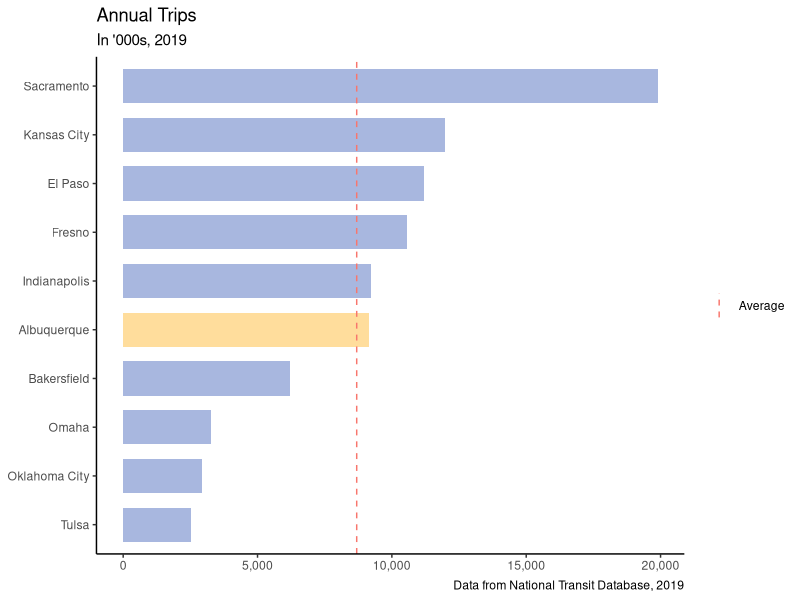
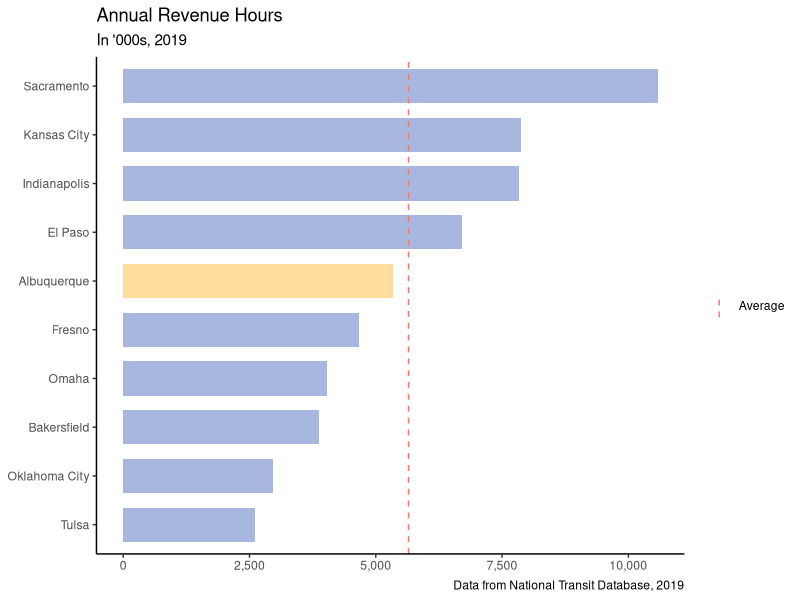
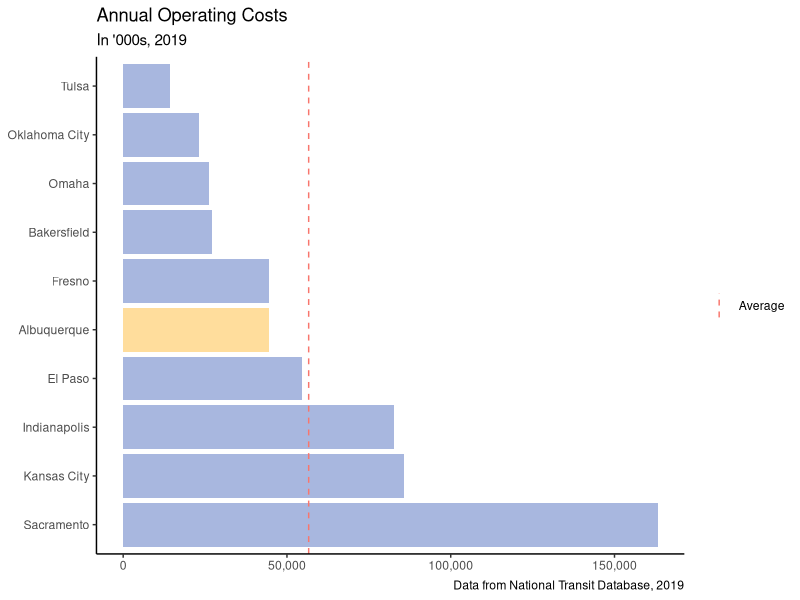
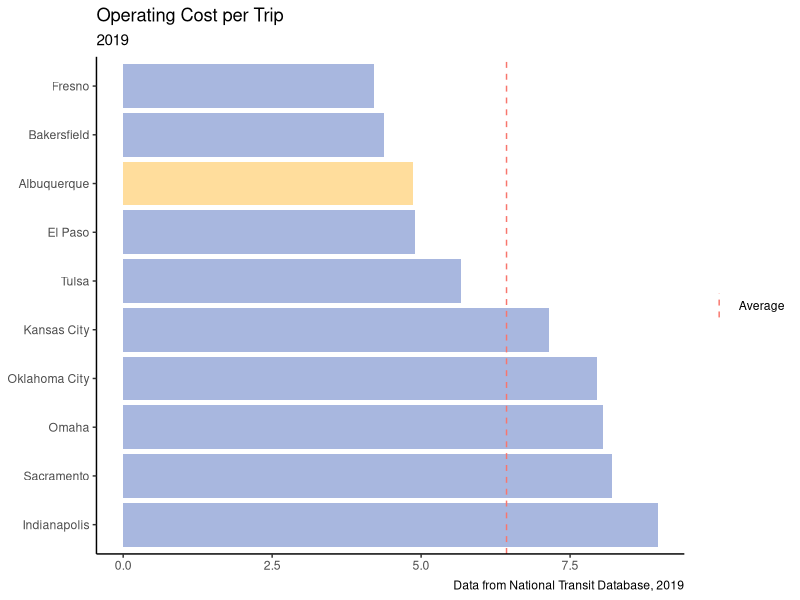
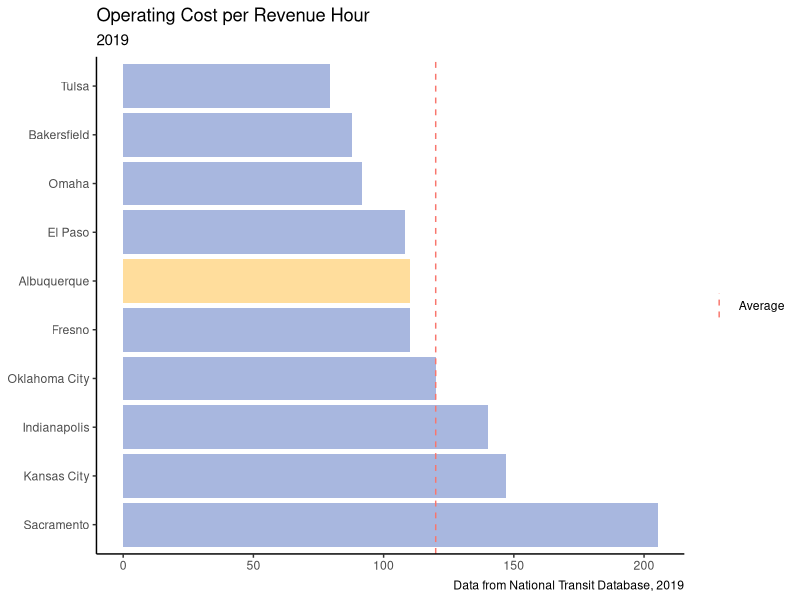
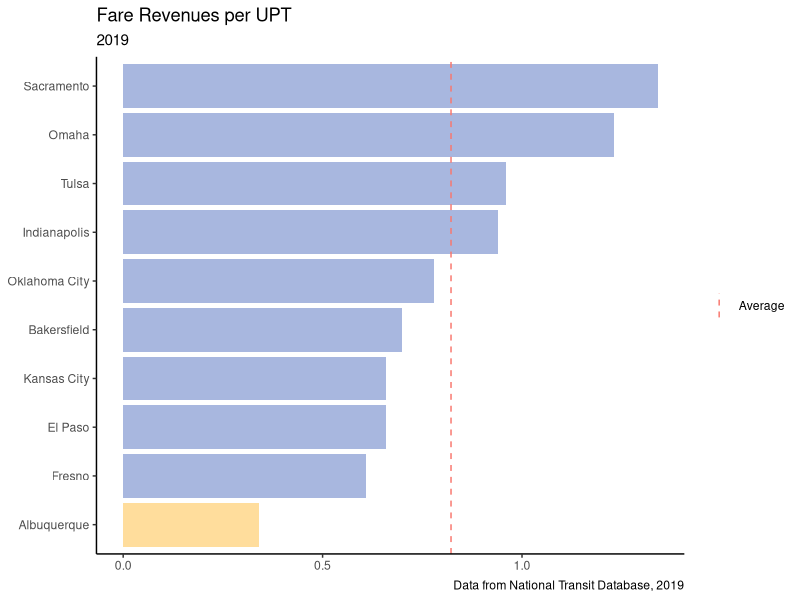
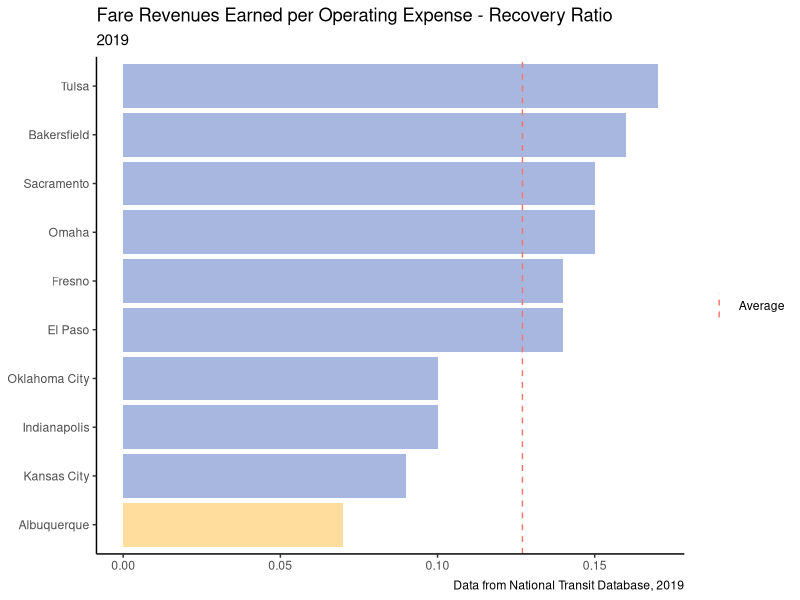
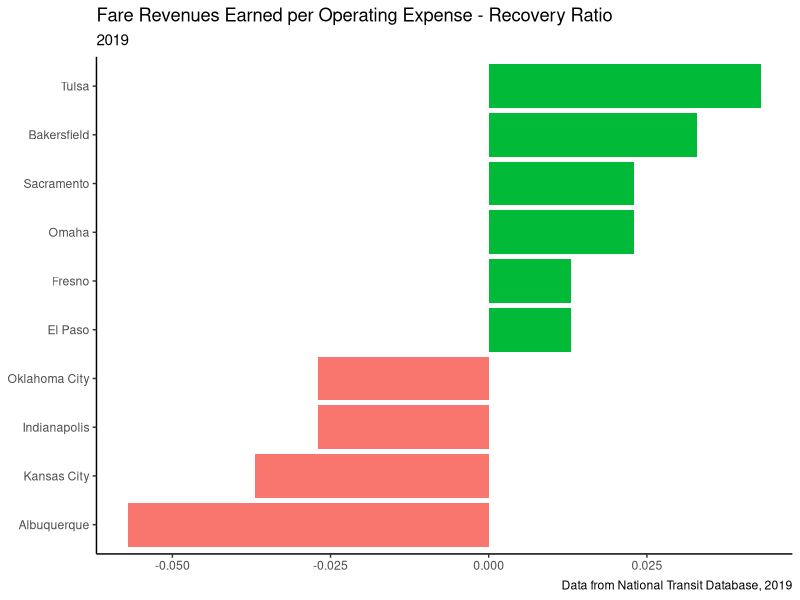

The R source for these figures, in order:
## ---- chunk 1
knitr::opts_chunk$set(echo = TRUE)
library(tidyverse)
library(readxl)
library(forcats)
library(scales)
library(stringr)
library(viridis)
## ---- chunk 2
theme_classic_transit <- function(base_size = 11, 
                                  # base_family = "sans",
                          base_line_size = base_size / 22,
                          base_rect_size = base_size / 22) {
  # Starts with theme_bw and remove most parts
  theme_classic(
    base_size = base_size,
    # base_family = base_family,
    base_line_size = base_line_size,
    base_rect_size = base_rect_size
  ) %+replace%
    theme(
      axis.title        = element_blank(),
      # axis.line.y.left  = element_blank(),
      legend.background = element_blank(),
      legend.key        = element_blank(),
      # plot.title        = element_text(hjust = 0),
      # plot.subtitle     = element_text(hjust = 0),
      panel.background  = element_blank(),
      panel.border      = element_blank(),
      panel.grid.major  = element_blank(),
      panel.grid.minor  = element_blank(),
      strip.background  = element_blank(),
      plot.background   = element_blank(),
      complete = TRUE
    )
}
## ---- chunk 3
# Load the raw data.

service_2019 <- read_excel("2019Service.xlsx")
service_2019_df <- service_2019 %>%
  select(
    "NTD ID",
    "Agency Name",
    "Time Period",
    "Mode",
    "TOS",
    "Vehicles/Passenger Cars Operated in Maximum Service",
    "Vehicles/Passenger Cars Available for Maximum Service",
    "Actual Vehicle/Passenger Car Miles",
    "Actual Vehicle/Passenger Car Revenue Miles",
    "Actual Vehicle/Passenger Car Deadhead Miles",
    "Actual Vehicle/Passenger Car Hours",
    "Actual Vehicle/Passenger Car Revenue Hours",
    "Actual Vehicle/Passenger Car Deadhead Hours",
    "Passenger Miles",
  ) %>%
  rename(
    ntd_id = "NTD ID",
    agency_name = "Agency Name",
    time_period = "Time Period",
    mode = "Mode",
    tos = "TOS",
    vechicles_op_max_service = "Vehicles/Passenger Cars Operated in Maximum Service",
    vehicles_avail_max_service = "Vehicles/Passenger Cars Available for Maximum Service",
    actual_vehicle_car_miles = "Actual Vehicle/Passenger Car Miles",
    actual_vehicle_car_revenue_miles = "Actual Vehicle/Passenger Car Revenue Miles",
    actual_vehicle_car_deadhead_miles = "Actual Vehicle/Passenger Car Deadhead Miles",
    actual_vehicle_car_hours = "Actual Vehicle/Passenger Car Hours",
    actual_vehicle_car_revenue_hours = "Actual Vehicle/Passenger Car Revenue Hours",
    actual_vehicle_car_deadhead_hours = "Actual Vehicle/Passenger Car Deadhead Hours",
    passenger_miles = "Passenger Miles",
  ) %>%
  filter(
    time_period == "Annual Total",
    !mode %in% c("CR", "DR", "DT", "FB", "VP"),
    tos == "DO",
    ntd_id %in% c(60019, 60006, 90033, 90032, 
                  90045, 90019, 50050, 80005, 60018,
                  70005, 70035, 60048, 60017, 70002, 
                  90027, 90004)
    ) %>%
  as.data.frame(
  ) %>%
  mutate_at(., 
    "ntd_id", as.numeric
  )

service_2019_df

op_costs_2019 <- read_excel("2019OperatingExpenses.xlsx")

op_costs_2019_df <- op_costs_2019 %>%
  select(
    "NTD ID",
    "Agency Name",
    "Mode",
    "TOS",
    "Operating Expense Type",
    "Total Operating Expenses",
    "ADA Related Expenses"
  ) %>%
  rename(
    ntd_id = "NTD ID",
    agency_name = "Agency Name",
    mode = "Mode",
    tos = "TOS",
    operating_expense_type = "Operating Expense Type",
    total_operating_expenses = "Total Operating Expenses"
  ) %>%
  filter(
      operating_expense_type == "Total",
      !mode %in% c("CR", "DR", "DT", "FB", "VP"),
      tos == "DO",
      ntd_id %in% c(60019, 60006, 90033, 90032, 
                    90045, 90019, 50050, 80005, 60018,
                    70005, 70035, 60048, 60017, 70002, 
                    90027, 90004)
  ) %>%
  as.data.frame(
  ) %>%
  mutate_at(., 
    "ntd_id", as.numeric
  )

op_costs_2019_df

ntd_metrics <- read.csv("NTD_Metrics.csv")
ntd_metrics_df <- ntd_metrics %>%
  select(
    Agency,
    City,
    NTD.ID,
    Agency.VOMS,
    Mode,
    TOS,
    Mode.VOMS,
    Fare.Revenues.per.Unlinked.Passenger.Trip,
    Fare.Revenues.per.Total.Operating.Expense..Recovery.Ratio.,
    Cost.per..Hour,
    Passengers.per.Hour,
    Cost.per.Passenger,
    Cost.per.Passenger.Mile,
    Fare.Revenues.Earned,
    Unlinked.Passenger.Trips,
    Vehicle.Revenue.Hours,
    Vehicle.Revenue.Miles
  ) %>%
  rename(
    agency_name = Agency,
    city = City,
    ntd_id = NTD.ID,
    agency_voms = Agency.VOMS,
    mode = Mode,
    tos = TOS,
    mode_voms = Mode.VOMS,
    fare_revenues_per_unlinked_passenger_trip = Fare.Revenues.per.Unlinked.Passenger.Trip,
    fare_revenues_per_total_operating_expense_recover_ratio = Fare.Revenues.per.Total.Operating.Expense..Recovery.Ratio.,
    cost_per_hour = Cost.per..Hour,
    passengers_per_hour = Passengers.per.Hour,
    cost_per_passenger = Cost.per.Passenger,
    cost_per_passenger_mile = Cost.per.Passenger.Mile,
    fare_revenues_earned = Fare.Revenues.Earned,
    unlinked_passenger_trips = Unlinked.Passenger.Trips,
    vehicle_revenue_hours = Vehicle.Revenue.Hours,
    vehicle_revenue_miles = Vehicle.Revenue.Miles    
  ) %>%
  filter(
      !mode %in% c("CR", "DR", "DT", "FB", "VP"),
      tos == "DO",
      ntd_id %in% c(60019, 60006, 90033, 90032, 
                    90045, 90019, 50050, 80005, 60018,
                    70005, 70035, 60048, 60017, 70002, 
                    90027, 90004)
  ) %>%
  as.data.frame(
  ) %>%
  mutate_at(., 
    c("ntd_id"), as.numeric
  )

ntd_metrics_df

# join dfs

service_costs <- inner_join(service_2019_df, op_costs_2019_df)
service_costs_metrics <- inner_join(service_costs, ntd_metrics_df, by = c("ntd_id", "mode")) %>%
  rename(
    agency_name = agency_name.x,
    tos = tos.x
  ) %>%
  select(
    -agency_name.y,
    tos.y
  )

service_costs_metrics$agency_name <- as.factor(service_costs_metrics$agency_name)
service_costs_metrics

all_service_metrics_fin <- service_costs_metrics %>%
  mutate(
    agency_name = recode_factor(agency_name, 
                                "Indianapolis and Marion County Public Transportation" = "Indianapolis",
                                "City of El Paso" = "El Paso",
                                "Central Oklahoma Transportation and Parking Authority" = "Oklahoma City",
                                "Metropolitan Tulsa Transit Authority" = "Tulsa",
                                "City of Albuquerque" = "Albuquerque",
                                "Transit Authority of Omaha" = "Omaha",
                                "Kansas City Area Transportation Authority" = "Kansas City",
                                "Golden Empire Transit District" = "Bakersfield", 
                                "Sacramento Regional Transit District" = "Sacramento",
                                "City of Fresno" = "Fresno")
  ) %>%
  mutate_all(funs(gsub(",","",.))
  ) %>%
  mutate_at(., c("fare_revenues_per_unlinked_passenger_trip", "cost_per_hour", "cost_per_passenger", "cost_per_passenger_mile", "fare_revenues_earned"), funs(str_remove_all(., "[$]"))
  ) %>%
  mutate_at(., 
    c("ntd_id", "agency_voms", "mode_voms", "fare_revenues_per_total_operating_expense_recover_ratio", 
      "passengers_per_hour", "unlinked_passenger_trips", "vehicle_revenue_hours", "vehicle_revenue_miles",
      "total_operating_expenses", "vechicles_op_max_service", "vehicles_avail_max_service", "actual_vehicle_car_miles",
      "actual_vehicle_car_revenue_miles", "actual_vehicle_car_deadhead_miles", "actual_vehicle_car_hours", "actual_vehicle_car_revenue_hours",
      "actual_vehicle_car_deadhead_hours", "passenger_miles", "fare_revenues_per_unlinked_passenger_trip", "cost_per_hour", "cost_per_passenger", "cost_per_passenger_mile", "fare_revenues_earned"), 
    as.numeric
  ) 


str(all_service_metrics_fin)

    
## ---- chunk 4
#, fig.width = 10
# service metrics
service_size_metrics <- all_service_metrics_fin %>%
  group_by(
    agency_name
  ) %>%
  summarize(
    total_upt = sum(unlinked_passenger_trips)/1000
  ) %>%
  mutate(
    agency_name = fct_reorder(agency_name, total_upt),
    avg_upt = mean(total_upt)
  )
 
avg_upt <- service_size_metrics$total_upt
  ggplot(data=service_size_metrics, aes(x = total_upt, y = agency_name, fill=factor(ifelse(agency_name=="Albuquerque","abq","nonabq")))) +
  geom_col(stat="identity", width = 0.70, position = position_dodge(), alpha = 1) +
  scale_fill_manual(name = "agency_name", values=c("#FFDD9C","#A8B7DF")) +
  geom_vline(aes(xintercept = avg_upt, color = "Average"), linetype = "dashed") +
  labs(title = "Annual Trips",
       subtitle = "In '000s, 2019",
       y = "",
       caption = "Data from National Transit Database, 2019") +
  guides(fill=FALSE) +
  scale_x_continuous(labels = scales::comma) +
  theme_classic_transit() +
  theme(legend.title=element_blank())

## ---- chunk 5
#, fig.width = 10
# annual revenue hours
rev_hours <- all_service_metrics_fin %>%
  group_by(
    agency_name
  ) %>%
  summarize(
    total_vehicle_rev_miles = sum(actual_vehicle_car_revenue_miles)/1000
  ) %>%
  mutate(
    agency_name = fct_reorder(agency_name, total_vehicle_rev_miles),
    avg_rev_miles = mean(total_vehicle_rev_miles)
  )
 
avg_rev_miles <- rev_hours$avg_rev_miles
  ggplot(data=rev_hours, aes(x = total_vehicle_rev_miles, y = agency_name, fill=factor(ifelse(agency_name=="Albuquerque","abq","nonabq")))) +
  geom_col(stat="identity", width = 0.70, position = position_dodge(), alpha = 1) +
  scale_fill_manual(name = "agency_name", values=c("#FFDD9C","#A8B7DF")) +
  geom_vline(aes(xintercept = avg_rev_miles, color = "Average"), linetype = "dashed") +
  labs(title = "Annual Revenue Hours",
       subtitle = "In '000s, 2019",
       y = "",
       caption = "Data from National Transit Database, 2019") +
  guides(fill=FALSE) +
  scale_x_continuous(labels = scales::comma) +
  theme_classic_transit() +
  theme(legend.title=element_blank())

## ---- chunk 6
# operating expenses
summ_op_expenses <- all_service_metrics_fin %>%
  group_by(
    agency_name
  ) %>%
  summarize(
    tot_op_expenses = sum(total_operating_expenses)/1000,
    op_expense_per_upt = tot_op_expenses/(sum(unlinked_passenger_trips)/1000),
    op_expense_per_rev_hour = tot_op_expenses/(sum(vehicle_revenue_hours)/1000)
  ) %>%
  mutate(
    avg_op_expenses = mean(tot_op_expenses),
    avg_op_expense_per_upt = mean(op_expense_per_upt),
    avg_op_expense_per_rev_hour = mean(op_expense_per_rev_hour)
  )

op_expenses <- summ_op_expenses %>%
  mutate(
    agency_name = fct_reorder(agency_name, tot_op_expenses, .desc = TRUE)
  )

op_expenses_per_upt <- summ_op_expenses %>%
  mutate(
    agency_name = fct_reorder(agency_name, op_expense_per_upt, .desc = TRUE)
  )

op_expenses_per_rev_hour <- summ_op_expenses %>%
  mutate(
    agency_name = fct_reorder(agency_name, op_expense_per_rev_hour, .desc = TRUE)
  )
 
avg_op_expenses <- summ_op_expenses$avg_op_expenses
avg_op_expense_per_upt <- summ_op_expenses$avg_op_expense_per_upt
avg_op_expense_per_rev_hour <- summ_op_expenses$avg_op_expense_per_rev_hour


ggplot(data=op_expenses, aes(x = tot_op_expenses, y = agency_name, fill=factor(ifelse(agency_name=="Albuquerque","abq","nonabq")))) +
  geom_col(stat="identity", position = position_dodge(), alpha = 1) +
  scale_fill_manual(name = "agency_name", values=c("#FFDD9C","#A8B7DF")) +
  geom_vline(aes(xintercept = avg_op_expenses, color = "Average"), linetype="dashed") +
  labs(title = "Annual Operating Costs",
       subtitle = "In '000s, 2019",
       y = "",
       caption = "Data from National Transit Database, 2019") +
  guides(fill=FALSE) +
  scale_x_continuous(labels = scales::comma) +
  theme_classic_transit() +
  theme(legend.title=element_blank())
  
  
ggplot(data=op_expenses_per_upt, aes(x = op_expense_per_upt, y = agency_name, fill=factor(ifelse(agency_name=="Albuquerque","abq","nonabq")))) +
  geom_col(stat="identity", position = position_dodge(), alpha = 1) +
  scale_fill_manual(name = "agency_name", values=c("#FFDD9C","#A8B7DF")) +
  geom_vline(aes(xintercept = avg_op_expense_per_upt, color = "Average"), linetype="dashed") +
  labs(title = "Operating Cost per Trip",
       subtitle = "2019",
       y = "",
       caption = "Data from National Transit Database, 2019") +
  guides(fill=FALSE) +
  scale_x_continuous(labels = scales::comma) +
  theme_classic_transit() +
  theme(legend.title=element_blank())


ggplot(data=op_expenses_per_rev_hour, aes(x = op_expense_per_rev_hour, y = agency_name, fill=factor(ifelse(agency_name=="Albuquerque","abq","nonabq")))) +
  geom_col(stat="identity", position = position_dodge(), alpha = 1) +
  scale_fill_manual(name = "agency_name", values=c("#FFDD9C","#A8B7DF")) +
  geom_vline(aes(xintercept = avg_op_expense_per_rev_hour, color = "Average"), linetype="dashed") +
  labs(title = "Operating Cost per Revenue Hour",
       subtitle = "2019",
       y = "",
       caption = "Data from National Transit Database, 2019") +  guides(fill=FALSE) +
  scale_x_continuous(labels = scales::comma) +
  theme_classic_transit() +
  theme(legend.title=element_blank())


# 
  
## ---- chunk 7
# Revenues earned 

summ_revs_earned <- all_service_metrics_fin %>%
  filter(
    mode == "MB"
  ) %>%
  select(
    agency_name,
    fare_revenues_per_total_operating_expense_recover_ratio,
    fare_revenues_per_unlinked_passenger_trip
  ) %>%
  mutate(
    avg_fare_revenues_per_total_operating_expense_recover_ratio = mean(fare_revenues_per_total_operating_expense_recover_ratio),
    avg_fare_revenues_per_unlinked_passenger_trip = mean(fare_revenues_per_unlinked_passenger_trip),
  )

recov_ratio <- summ_revs_earned %>%
  mutate(
    agency_name = fct_reorder(agency_name, fare_revenues_per_total_operating_expense_recover_ratio)
  )

fare_revs_upt <- summ_revs_earned %>%
  mutate(
    agency_name = fct_reorder(agency_name, fare_revenues_per_unlinked_passenger_trip)
  )

avg_fare_revenues_per_total_operating_expense_recover_ratio <- summ_revs_earned$avg_fare_revenues_per_total_operating_expense_recover_ratio

avg_fare_revenues_per_unlinked_passenger_trip <- summ_revs_earned$avg_fare_revenues_per_unlinked_passenger_trip

ggplot(data=fare_revs_upt, aes(x = fare_revenues_per_unlinked_passenger_trip, y = agency_name, fill=factor(ifelse(agency_name=="Albuquerque","abq","nonabq")))) +
  geom_col(stat="identity", position = position_dodge(), alpha = 1) +
  scale_fill_manual(name = "agency_name", values=c("#FFDD9C","#A8B7DF")) +
  geom_vline(aes(xintercept = avg_fare_revenues_per_unlinked_passenger_trip, color = "Average"), linetype="dashed") +
  labs(title = "Fare Revenues per UPT",
       subtitle = "2019",
       y = "",
       caption = "Data from National Transit Database, 2019") +
  guides(fill=FALSE) +
  scale_x_continuous(labels = scales::comma) +
  theme_classic_transit() +
  theme(legend.title=element_blank())

ggplot(data=recov_ratio, aes(x = fare_revenues_per_total_operating_expense_recover_ratio, y = agency_name, fill=factor(ifelse(agency_name=="Albuquerque","abq","nonabq")))) +
  geom_col(stat="identity", position = position_dodge(), alpha = 1) +
  scale_fill_manual(name = "agency_name", values=c("#FFDD9C","#A8B7DF")) +
  geom_vline(aes(xintercept = avg_fare_revenues_per_total_operating_expense_recover_ratio, color = "Average"), linetype="dashed") +
  labs(title = "Fare Revenues Earned per Operating Expense - Recovery Ratio",
       subtitle = "2019",
       y = "",
       caption = "Data from National Transit Database, 2019") +
  guides(fill=FALSE) +
  scale_x_continuous(labels = scales::comma) +
  theme_classic_transit() +
  theme(legend.title=element_blank())


## ---- chunk 8
summ_revs_earned <- all_service_metrics_fin %>%
  filter(
    mode == "MB"
  ) %>%
  select(
    agency_name,
    fare_revenues_per_total_operating_expense_recover_ratio,
    fare_revenues_per_unlinked_passenger_trip
  ) %>%
  mutate(
    avg_fare_revenues_per_total_operating_expense_recover_ratio = mean(fare_revenues_per_total_operating_expense_recover_ratio),
    avg_fare_revenues_per_unlinked_passenger_trip = mean(fare_revenues_per_unlinked_passenger_trip),
  )

avg_fare_revenues_per_total_operating_expense_recover_ratio <- summ_revs_earned$avg_fare_revenues_per_total_operating_expense_recover_ratio

avg_fare_revenues_per_unlinked_passenger_trip <- summ_revs_earned$avg_fare_revenues_per_unlinked_passenger_trip

recov_ratio <- summ_revs_earned %>%
  mutate(
    agency_name = fct_reorder(agency_name, fare_revenues_per_total_operating_expense_recover_ratio)
  )

fare_revs_upt <- summ_revs_earned %>%
  mutate(
    fare_per_upt_diffs = fare_revenues_per_total_operating_expense_recover_ratio - avg_fare_revenues_per_total_operating_expense_recover_ratio,
    is_diff_negative = ifelse(fare_per_upt_diffs < 0, "Below Average", "Above Average"),
    agency_name = fct_reorder(agency_name, fare_per_upt_diffs)
  ) 



ggplot(data=fare_revs_upt, aes(x = fare_per_upt_diffs, y = agency_name, fill = is_diff_negative)) +
  geom_col(stat="identity", position = position_dodge(), alpha = 1) +
  scale_fill_manual(name="fare_per_upt_diffs", 
                    labels = c("Above Average", "Below Average"), 
                    values = c("#00ba38", "#f8766d")) +
  labs(title = "Fare Revenues Earned per Operating Expense - Recovery Ratio",
       subtitle = "2019",
       y = "",
       caption = "Data from National Transit Database, 2019") +
  theme_classic_transit() +
  guides(fill=FALSE) +
  scale_x_continuous(labels = scales::comma)


ggplot(data=fare_revs_upt, aes(x = fare_per_upt_diffs, y = agency_name, label = agency_name)) +
  geom_point(stat='identity', fill = "black", size=10) +
  geom_segment(aes(y = fare_per_upt_diffs, 
                   x = 0, 
                   yend = agency_name, 
                   xend = fare_per_upt_diffs), 
                   color = "black") +
  geom_text(color = "white", size = 2) +
  labs(title = "Fare Revenues Earned per Operating Expense - Recovery Ratio",
       subtitle = "2019",
       y = "",
       caption = "Data from National Transit Database, 2019") +
  theme_classic_transit() +
  guides(fill=FALSE) +
  scale_x_continuous(labels = scales::comma) +
  theme(legend.title=element_blank())






